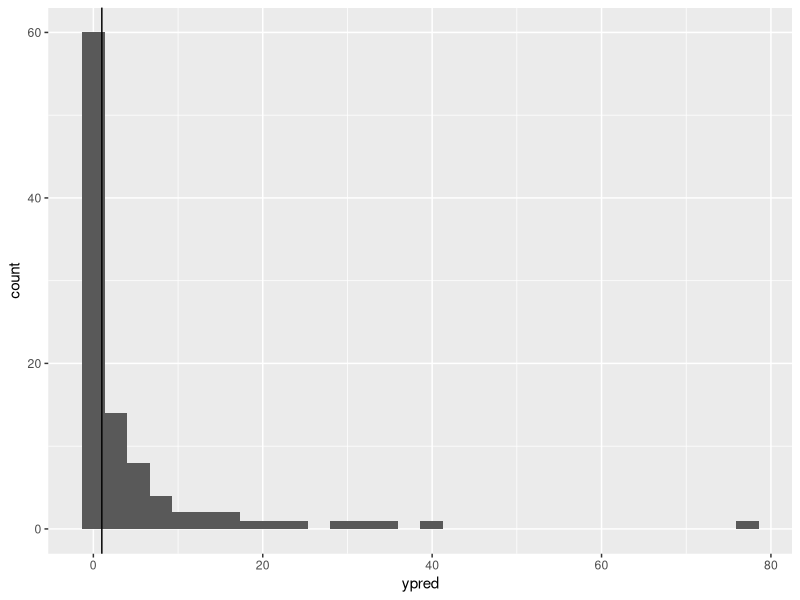

This chart was generated by the following R code:
library(tidyverse)

n_sims = 100

# emergence is modeled as emerge/mean(emerge)
# Hence values should average ~ 1 and values >> 1 should be rare with most values 
tibble(int = rnorm(n_sims, 0, 1),
       shape = rexp(n_sims, 4),
       mu = exp(int),
       offset = rlnorm(n_sims, log(4), 0.5),
       # offset = 0,
       scale = (mu + offset)/shape) %>% 
  mutate(ypred = rgamma(nrow(.), shape = shape, scale = scale)) %>% 
  ggplot(aes(x = ypred)) + 
  geom_histogram() +
  # scale_x_log10() +
  geom_vline(xintercept = 1)
